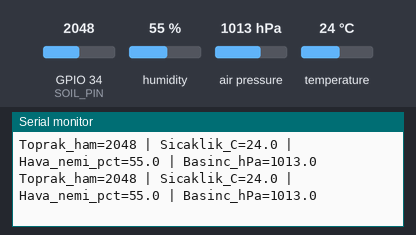
A sketch run on a simulated ESP32. On the bench: the last lines printed to the serial monitor. The inputs (shaded band) are chosen by the test bench; at power-on: humidity 55 %, GPIO 34 (SOIL_PIN) = 2048, air pressure 1013 hPa, temperature 24 °C (analog values on the 0–4095 scale).

Above: at 2.4 s.
2.5 s: humidity set to 22 %
At 3.8 s:
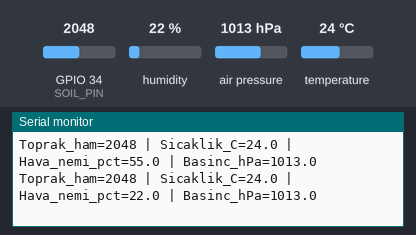
4.0 s: GPIO 34 (SOIL_PIN) set to 2866
At 4.8 s:
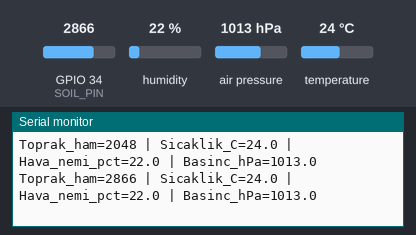
5.5 s: air pressure set to 952 hPa
At 6.6 s:
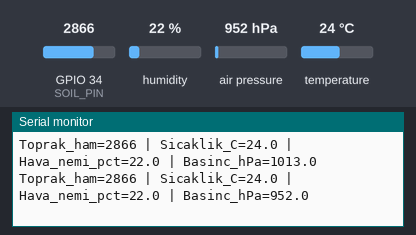
7.0 s: temperature set to 12 °C
At 7.6 s:
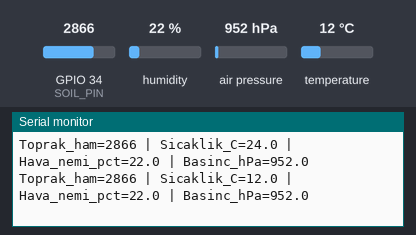
8.5 s: GPIO 34 (SOIL_PIN) set to 3972
At 10.1 s:
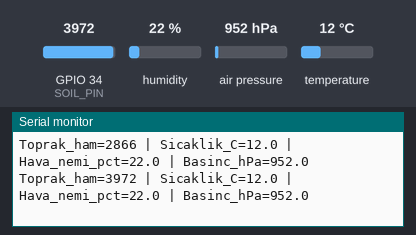
Timing chart, 0 to 11.0 s (numbered marks = the images above; inputs shaded):
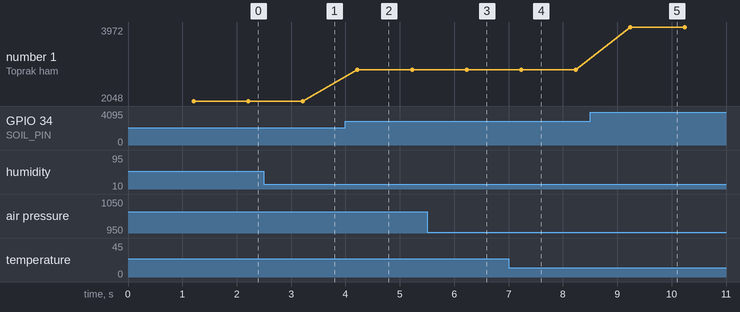

Measured:
- after the input at 2.5 s, the serial monitor: prints a new line after 0.72 s (image 1)
- after the input at 4.0 s, the serial monitor: prints a new line after 0.22 s (image 2)
- after the input at 5.5 s, the serial monitor: prints a new line after 0.73 s (image 3)
- after the input at 7.0 s, the serial monitor: prints a new line after 0.23 s (image 4)
- after the input at 8.5 s, the serial monitor: prints a new line after 0.74 s (image 5)
- plotted number 1: 2048 → 2866 after the input at 4.0 s, 2866 → 3972 after the input at 8.5 s

The sketch:

Prototype_Sensor_Test.ino
```cpp
// ESP32-WROOM-32D: first local sensor test, no Wi-Fi required.
// Soil module: VCC=3V3, GND=GND, AO=GPIO34. DO is unused.
// BME280: VCC=3V3, GND=GND, SDA/SDI=GPIO21, SCL/SCK=GPIO22.
// For the six-pin BME280 module: CSB=3V3, SDO=GND (address 0x76).
// Libraries: Adafruit BME280 Library, Adafruit Unified Sensor, Adafruit BusIO.
// Serial Monitor: 115200 baud. Soil output is raw ADC data, NOT a percentage.

#include <Arduino.h>
#include <Wire.h>
#include <Adafruit_BME280.h>
#include <cmath>

constexpr uint8_t SOIL_PIN = 34;
constexpr uint8_t SDA_PIN = 21;
constexpr uint8_t SCL_PIN = 22;

Adafruit_BME280 bme;
bool bmeReady = false;

void setup() {
  Serial.begin(115200);
  delay(1200);
  Serial.println("\n--- Prototip sensor testi ---");

  pinMode(SOIL_PIN, INPUT);
  analogReadResolution(12);
  analogSetPinAttenuation(SOIL_PIN, ADC_11db);

  const bool wireReady = Wire.begin(SDA_PIN, SCL_PIN, 100000);
  Wire.setTimeOut(50);
  const uint8_t addresses[] = {0x76, 0x77};

  if (wireReady) {
    for (uint8_t address : addresses) {
      Wire.beginTransmission(address);
      if (Wire.endTransmission() != 0) {
        continue;
      }

      Serial.print("I2C cihaz adresi: 0x");
      Serial.println(address, HEX);
      if (bme.begin(address, &Wire)) {
        bmeReady = true;
        Serial.println("BME280 hazir.");
        break;
      }

      Serial.print("Bu adreste BME280 taninamadi. Sensor ID: 0x");
      Serial.println(bme.sensorID(), HEX);
    }
  }

  if (!bmeReady) {
    Serial.println("BME280 bulunamadi: guc, SDA/SCL ve modul pinlerini kontrol et.");
    Serial.println("Toprak nemi testi devam edecek.");
  }
  Serial.println("Toprak_ham: 0-4095; yuzde icin daha sonra kalibrasyon yapilacak.");
}

void loop() {
  const uint16_t soilRaw = analogRead(SOIL_PIN);
  Serial.print("Toprak_ham=");
  Serial.print(soilRaw);

  if (bmeReady) {
    const float temperature = bme.readTemperature();
    const float humidity = bme.readHumidity();
    const float pressure = bme.readPressure() / 100.0F;

    if (std::isfinite(temperature) && std::isfinite(humidity) && std::isfinite(pressure)) {
      Serial.print(" | Sicaklik_C=");
      Serial.print(temperature, 1);
      Serial.print(" | Hava_nemi_pct=");
      Serial.print(humidity, 1);
      Serial.print(" | Basinc_hPa=");
      Serial.print(pressure, 1);
    } else {
      Serial.print(" | BME280=okuma_hatasi");
    }
  } else {
    Serial.print(" | BME280=bulunamadi");
  }

  Serial.println();
  delay(1000);
}
```
